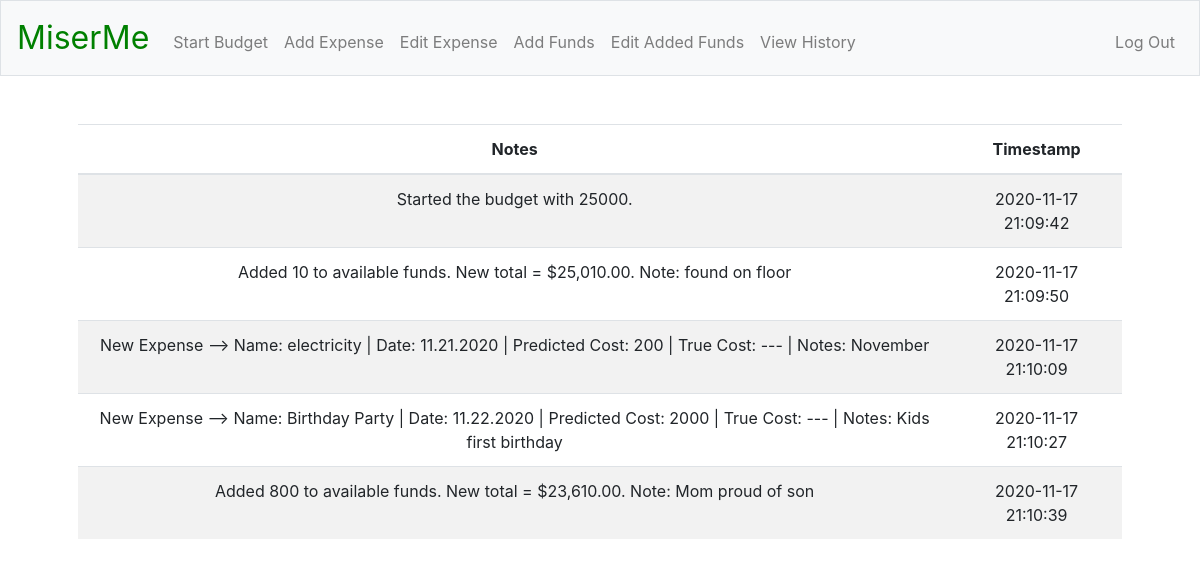
Page /history (signed in) on the committed database.
### tables this page shows
CREATE TABLE history (
history_id INTEGER PRIMARY KEY AUTOINCREMENT NOT NULL,
user_id INTEGER NOT NULL,
notes TEXT NOT NULL,
timestamp DATETIME DEFAULT (DATETIME(CURRENT_TIMESTAMP, 'LOCALTIME')),
FOREIGN KEY(user_id) REFERENCES registrants(id));

### app.py (the view)
@app.route("/history")
@login_required
def history():
    c.execute("""
    SELECT notes, timestamp FROM history WHERE user_id = :user_id;
    """, {"user_id": session["user_id"]})
    rows = c.fetchall()
    entries = []
    for row in rows:
        entries.append({
            "notes": row[0],
            "timestamp": row[1]
        })
    return render_template("history.html", entries = entries)

### helpers.py (called while the page is built)
def login_required(f):
    @wraps(f)
    def decorated_functions(*args, **kwargs):
        if session.get("user_id") is None:
            return redirect("/login")
        return f(*args, **kwargs)
    return decorated_functions

### templates/history.html (shortened to what this page needs)
{% extends "layout.html" %}
{% block main %}
    <table class="table table-striped">
        <thead>
            <tr>
                <th>Notes</th>
                <th>Timestamp</th>
            </tr>
        </thead>
        <tbody>
            {% for i in entries %}
            <tr>
                <td>{{ i["notes"] }}</td>
                <td>{{ i["timestamp"] }}</td>
            </tr>
            {% endfor %}
        </tbody>
    </table>
{% endblock %}

### rows in the picture
history: notes "Started the budget with 25000.", timestamp "2020-11-17 21:09:42"
history: notes "Added 10 to available funds. New total = $25,010.00. Note: found on floor", timestamp "2020-11-17 21:09:50"
history: notes "New Expense --> Name: electricity | Date: 11.21.2020 | Predicted Cost: 200 | True Cost: --- | Notes: November", timestamp "2020-11-17 21:10:09"
history: notes "New Expense --> Name: Birthday Party | Date: 11.22.2020 | Predicted Cost: 2000 | True Cost: --- | Notes: Kids first birthday", timestamp "2020-11-17 21:10:27"
history: notes "Added 800 to available funds. New total = $23,610.00. Note: Mom proud of son", timestamp "2020-11-17 21:10:39"
